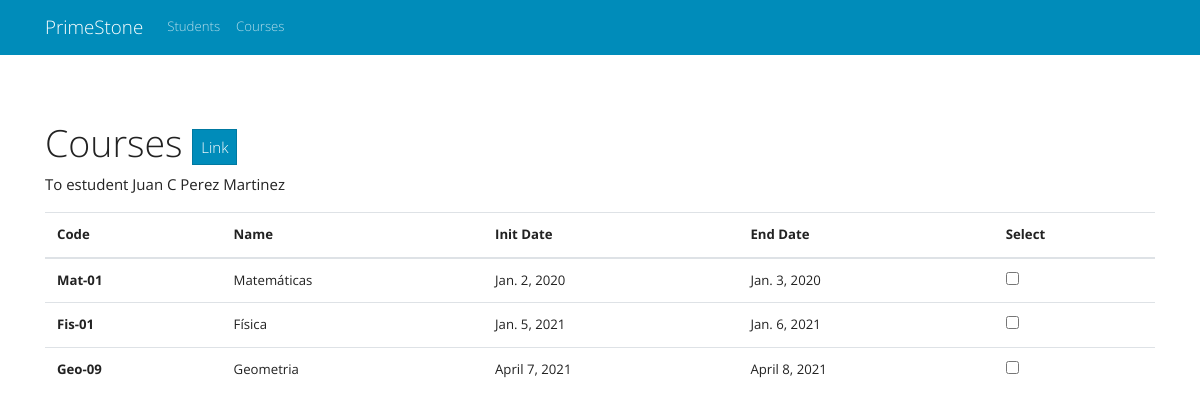
The page /front/course/link/1/ on the database its author committed.
### common/models.py (models this page shows, shortened)
class Student(models.Model):
    MALE = 'M'
    FEMALE = 'F'
    GENDER_CHOICES = [
        (MALE, MALE),
        (FEMALE, FEMALE)
    ]
    name = models.CharField(max_length=80)
    last_name = models.CharField(max_length=80)
    birthdate = models.DateField()
    gender = models.CharField(max_length=1, choices=GENDER_CHOICES)
    courses = models.ManyToManyField(Course, verbose_name="courses")
    def __str__(self):
        return '{} {}'.format(self.name, self.last_name)

class Course(models.Model):
    code = models.CharField(max_length=20)
    name = models.CharField(max_length=50)
    init_date = models.DateField()
    end_date = models.DateField()

### front/views.py (the view, shortened to what this page needs)
# urls.py: path('course/link/<int:student_id>/', CourseLinkView.as_view(), name='course-link'),
class CourseLinkView(SuccessMessageMixin, TemplateView):
    template_name = 'front/course-link.html'
    def get(self, request, *args, **kwargs):
        student_id = kwargs.get('student_id', None)
        context = self.get_context_data(**kwargs)
        courses = Course.objects.all()
        student = Student.objects.get(id=student_id)
        context['student'] = student
        context['courses'] = courses
        context['student_id'] = student_id
        return self.render_to_response(context)

### front/templates/front/course-link.html (shortened to what this page needs)
{% extends 'front/base.html' %}
{% block main-content %}
<div class="row">
    <div class="col-lg-12 col-md-12 col-sm-12">
        <form action="." method="post">{% csrf_token %}
        <h1>Courses   <input type="submit" class="btn btn-primary" value="Link"></h1>
        <p>To estudent {{student}}</p>
            <table class="table table-hover">
                <thead>
                    <tr>
                        <th scope="col">Code</th>
                        <th scope="col">Name</th>
                        <th scope="col">Init Date</th>
                        <th scope="col">End Date</th>
                        <th scope="col">Select</th>
                    </tr>
                </thead>
                <tbody>
                    {% for course in courses %}
                        <tr id="course-{{ course.pk }}">
                            <th scope="row">{{course.code}}</th>
                            <td>{{course.name}}</td>
                            <td>{{course.init_date}}</td>
                            <td>{{course.end_date}}</td>
                            <td>
                                <input type="checkbox" name="curse-check-{{ course.pk }}" >
                            </td>
                        </tr>
                    {% endfor%}
                </tbody>
            </table>
        </form>
    </div>
</div>
{% endblock main-content %}

### front/templates/front/base.html (shortened to what this page needs)
{% load static %}
<!DOCTYPE html>
<html lang="en">
<head>
    <link rel="stylesheet" href="{% static 'front/css/bootstrap.min.css'%}">
    <link rel="stylesheet" href="{% static 'front/css/custom.min.css'%}">
</head>
<body>
    <div class="navbar navbar-expand-lg fixed-top navbar-dark bg-primary">
        <div class="container">
            <a href="../" class="navbar-brand">PrimeStone</a>
            <div class="collapse navbar-collapse" id="navbarResponsive">
                <ul class="navbar-nav">
                    <li class="nav-item">
                        <a class="nav-link" href="{% url 'front:student-list'%}">Students</a>
                    </li>
                    <li class="nav-item">
                        <a class="nav-link" href="{% url 'front:course-list'%}">Courses</a>
                    </li>
                </ul>
            </div>
        </div>
    </div>
    <div class="container">
        <div class="page-header" id="banner">
            {% block main-content %}
            {% endblock main-content %}
        </div>
    </div>
</body>
</html>

### rows shown on the page
Student: name+last_name "Juan C Perez Martinez"
Course: code "Mat-01", name "Matemáticas", init_date "Jan. 2, 2020", end_date "Jan. 3, 2020"
Course: code "Fis-01", name "Física", init_date "Jan. 5, 2021", end_date "Jan. 6, 2021"
Course: code "Geo-09", name "Geometria", init_date "April 7, 2021", end_date "April 8, 2021"
